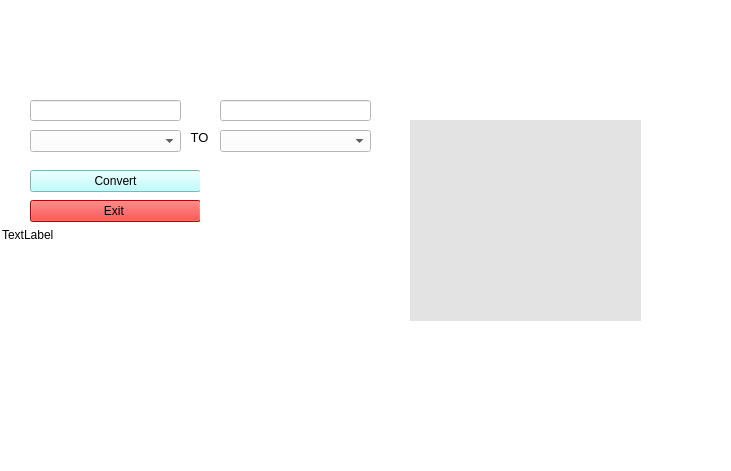
<?xml version="1.0" encoding="UTF-8"?>
<ui version="4.0">
 <class>MainWindow</class>
 <widget class="QMainWindow" name="MainWindow">
  <property name="geometry">
   <rect>
    <x>0</x>
    <y>0</y>
    <width>731</width>
    <height>471</height>
   </rect>
  </property>
  <property name="windowTitle">
   <string>MainWindow</string>
  </property>
  <property name="styleSheet">
   <string notr="true">background-color:#FFFFFF</string>
  </property>
  <widget class="QWidget" name="centralwidget">
   <widget class="QLineEdit" name="lineEdit">
    <property name="geometry">
     <rect>
      <x>30</x>
      <y>100</y>
      <width>151</width>
      <height>21</height>
     </rect>
    </property>
   </widget>
   <widget class="QLineEdit" name="lineEdit_2">
    <property name="geometry">
     <rect>
      <x>220</x>
      <y>100</y>
      <width>151</width>
      <height>21</height>
     </rect>
    </property>
    <property name="cursor">
     <cursorShape>ForbiddenCursor</cursorShape>
    </property>
    <property name="readOnly">
     <bool>true</bool>
    </property>
   </widget>
   <widget class="QLabel" name="label">
    <property name="geometry">
     <rect>
      <x>100</x>
      <y>10</y>
      <width>401</width>
      <height>61</height>
     </rect>
    </property>
    <property name="styleSheet">
     <string notr="true">background-color: rgba(0,0,0,0%)</string>
    </property>
    <property name="text">
     <string>&lt;html&gt;&lt;head/&gt;&lt;body&gt;&lt;p align=&quot;center&quot;&gt;&lt;span style=&quot; font-size:26pt; font-weight:700; font-style:italic; color:#ffffff;&quot;&gt;K-Universal Exchnage&lt;/span&gt;&lt;/p&gt;&lt;/body&gt;&lt;/html&gt;</string>
    </property>
    <property name="textFormat">
     <enum>Qt::MarkdownText</enum>
    </property>
    <property name="scaledContents">
     <bool>true</bool>
    </property>
    <property name="wordWrap">
     <bool>true</bool>
    </property>
   </widget>
   <widget class="QLabel" name="label_2">
    <property name="geometry">
     <rect>
      <x>180</x>
      <y>130</y>
      <width>47</width>
      <height>14</height>
     </rect>
    </property>
    <property name="font">
     <font>
      <pointsize>10</pointsize>
     </font>
    </property>
    <property name="text">
     <string>   TO</string>
    </property>
   </widget>
   <widget class="QPushButton" name="pushButton">
    <property name="geometry">
     <rect>
      <x>30</x>
      <y>170</y>
      <width>171</width>
      <height>22</height>
     </rect>
    </property>
    <property name="styleSheet">
     <string notr="true">background-color: rgb(170, 255, 255);</string>
    </property>
    <property name="text">
     <string>Convert</string>
    </property>
   </widget>
   <widget class="QComboBox" name="comboBox">
    <property name="geometry">
     <rect>
      <x>30</x>
      <y>130</y>
      <width>151</width>
      <height>22</height>
     </rect>
    </property>
   </widget>
   <widget class="QComboBox" name="comboBox_2">
    <property name="geometry">
     <rect>
      <x>220</x>
      <y>130</y>
      <width>151</width>
      <height>22</height>
     </rect>
    </property>
   </widget>
   <widget class="QPushButton" name="pushButton_2">
    <property name="geometry">
     <rect>
      <x>30</x>
      <y>200</y>
      <width>171</width>
      <height>22</height>
     </rect>
    </property>
    <property name="styleSheet">
     <string notr="true">background-color: rgb(255, 0, 0);</string>
    </property>
    <property name="text">
     <string>Exit </string>
    </property>
   </widget>
   <widget class="QLabel" name="label_4">
    <property name="geometry">
     <rect>
      <x>10</x>
      <y>400</y>
      <width>501</width>
      <height>41</height>
     </rect>
    </property>
    <property name="palette">
     <palette>
      <active>
       <colorrole role="Button">
        <brush brushstyle="SolidPattern">
         <color alpha="0">
          <red>0</red>
          <green>0</green>
          <blue>0</blue>
         </color>
        </brush>
       </colorrole>
       <colorrole role="Base">
        <brush brushstyle="SolidPattern">
         <color alpha="0">
          <red>0</red>
          <green>0</green>
          <blue>0</blue>
         </color>
        </brush>
       </colorrole>
       <colorrole role="Window">
        <brush brushstyle="SolidPattern">
         <color alpha="0">
          <red>0</red>
          <green>0</green>
          <blue>0</blue>
         </color>
        </brush>
       </colorrole>
      </active>
      <inactive>
       <colorrole role="Button">
        <brush brushstyle="SolidPattern">
         <color alpha="255">
          <red>240</red>
          <green>240</green>
          <blue>240</blue>
         </color>
        </brush>
       </colorrole>
       <colorrole role="Base">
        <brush brushstyle="SolidPattern">
         <color alpha="255">
          <red>255</red>
          <green>255</green>
          <blue>255</blue>
         </color>
        </brush>
       </colorrole>
       <colorrole role="Window">
        <brush brushstyle="SolidPattern">
         <color alpha="255">
          <red>240</red>
          <green>240</green>
          <blue>240</blue>
         </color>
        </brush>
       </colorrole>
      </inactive>
      <disabled>
       <colorrole role="Button">
        <brush brushstyle="SolidPattern">
         <color alpha="0">
          <red>0</red>
          <green>0</green>
          <blue>0</blue>
         </color>
        </brush>
       </colorrole>
       <colorrole role="Base">
        <brush brushstyle="SolidPattern">
         <color alpha="0">
          <red>0</red>
          <green>0</green>
          <blue>0</blue>
         </color>
        </brush>
       </colorrole>
       <colorrole role="Window">
        <brush brushstyle="SolidPattern">
         <color alpha="0">
          <red>0</red>
          <green>0</green>
          <blue>0</blue>
         </color>
        </brush>
       </colorrole>
      </disabled>
     </palette>
    </property>
    <property name="styleSheet">
     <string notr="true">background-color: rgba(0,0,0,0%)</string>
    </property>
    <property name="text">
     <string>&lt;html&gt;&lt;head/&gt;&lt;body&gt;&lt;p&gt;&lt;span style=&quot; color:#ffffff;&quot;&gt;First Year Project, Built using C++ and QT, by, CS.&lt;/span&gt;&lt;/p&gt;&lt;/body&gt;&lt;/html&gt;</string>
    </property>
   </widget>
   <widget class="QLabel" name="label_5">
    <property name="geometry">
     <rect>
      <x>30</x>
      <y>230</y>
      <width>171</width>
      <height>20</height>
     </rect>
    </property>
    <property name="styleSheet">
     <string notr="true">background-color: rgba(0,0,0,0%)</string>
    </property>
    <property name="text">
     <string/>
    </property>
   </widget>
   <widget class="QLabel" name="label_3">
    <property name="geometry">
     <rect>
      <x>410</x>
      <y>120</y>
      <width>231</width>
      <height>201</height>
     </rect>
    </property>
    <property name="font">
     <font>
      <family>Bahnschrift SemiBold</family>
      <bold>true</bold>
     </font>
    </property>
    <property name="cursor">
     <cursorShape>PointingHandCursor</cursorShape>
    </property>
    <property name="styleSheet">
     <string notr="true">
background-color: rgb(227, 227, 227);</string>
    </property>
    <property name="text">
     <string/>
    </property>
    <property name="wordWrap">
     <bool>true</bool>
    </property>
   </widget>
   <widget class="QLabel" name="label_6">
    <property name="geometry">
     <rect>
      <x>480</x>
      <y>80</y>
      <width>91</width>
      <height>21</height>
     </rect>
    </property>
    <property name="styleSheet">
     <string notr="true">background-color: rgba(0,0,0,0%)</string>
    </property>
    <property name="text">
     <string>&lt;html&gt;&lt;head/&gt;&lt;body&gt;&lt;p&gt;&lt;span style=&quot; font-size:11pt; font-style:italic; color:#ffffff;&quot;&gt;Currency Info&lt;/span&gt;&lt;/p&gt;&lt;/body&gt;&lt;/html&gt;</string>
    </property>
   </widget>
   <widget class="QLabel" name="label_7">
    <property name="geometry">
     <rect>
      <x>10</x>
      <y>0</y>
      <width>81</width>
      <height>71</height>
     </rect>
    </property>
    <property name="styleSheet">
     <string notr="true">background-color: rgba(0,0,0,0%)</string>
    </property>
    <property name="text">
     <string/>
    </property>
   </widget>
   <widget class="QLabel" name="label_8">
    <property name="geometry">
     <rect>
      <x>2</x>
      <y>-31</y>
      <width>721</width>
      <height>531</height>
     </rect>
    </property>
    <property name="text">
     <string>TextLabel</string>
    </property>
   </widget>
   <widget class="QLabel" name="label_9">
    <property name="geometry">
     <rect>
      <x>200</x>
      <y>160</y>
      <width>191</width>
      <height>221</height>
     </rect>
    </property>
    <property name="text">
     <string/>
    </property>
   </widget>
   <zorder>label_8</zorder>
   <zorder>lineEdit</zorder>
   <zorder>lineEdit_2</zorder>
   <zorder>label</zorder>
   <zorder>label_2</zorder>
   <zorder>pushButton</zorder>
   <zorder>comboBox</zorder>
   <zorder>comboBox_2</zorder>
   <zorder>pushButton_2</zorder>
   <zorder>label_4</zorder>
   <zorder>label_5</zorder>
   <zorder>label_3</zorder>
   <zorder>label_6</zorder>
   <zorder>label_7</zorder>
   <zorder>label_9</zorder>
  </widget>
  <widget class="QMenuBar" name="menubar">
   <property name="geometry">
    <rect>
     <x>0</x>
     <y>0</y>
     <width>731</width>
     <height>26</height>
    </rect>
   </property>
  </widget>
  <widget class="QStatusBar" name="statusbar"/>
 </widget>
 <resources/>
 <connections>
  <connection>
   <sender>pushButton_2</sender>
   <signal>clicked()</signal>
   <receiver>MainWindow</receiver>
   <slot>close()</slot>
   <hints>
    <hint type="sourcelabel">
     <x>168</x>
     <y>292</y>
    </hint>
    <hint type="destinationlabel">
     <x>145</x>
     <y>290</y>
    </hint>
   </hints>
  </connection>
 </connections>
</ui>
